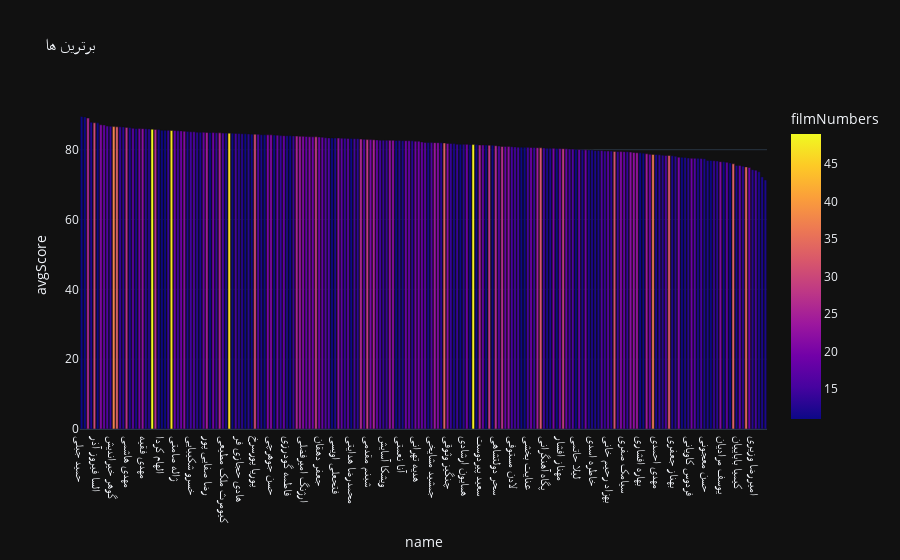

Notebook source saved alongside this figure:
### Code cell
fig = px.bar(df_actors.loc[df_actors['filmNumbers']>10],  x='name' , y='avgScore',title='برترین ها' , color='filmNumbers')
fig.show()

### Figure 1 — Plotly figure (JSON) as saved in the notebook; plotly's stock layout.template omitted (floating-point values rounded to 4 significant figures; data arrays with more than 128 entries replaced by an {"elided": "..."} marker saying what was removed)
{"data": [{"alignmentgroup": "True", "hovertemplate": "name=%{x}<br>avgScore=%{y}<br>filmNumbers=%{marker.color}<extra></extra>", "legendgroup": "", "marker": {"color": {"elided": "214 float values"}, "coloraxis": "coloraxis", "pattern": {"shape": ""}}, "name": "", "offsetgroup": "", "orientation": "v", "showlegend": false, "textposition": "auto", "x": {"elided": "214 str values"}, "xaxis": "x", "y": {"elided": "214 float values"}, "yaxis": "y", "type": "bar"}], "layout": {"xaxis": {"anchor": "y", "domain": [0.0, 1.0], "title": {"text": "name"}}, "yaxis": {"anchor": "x", "domain": [0.0, 1.0], "title": {"text": "avgScore"}}, "coloraxis": {"colorbar": {"title": {"text": "filmNumbers"}}, "colorscale": [[0.0, "#0d0887"], [0.1111, "#46039f"], [0.2222, "#7201a8"], [0.3333, "#9c179e"], [0.4444, "#bd3786"], [0.5556, "#d8576b"], [0.6667, "#ed7953"], [0.7778, "#fb9f3a"], [0.8889, "#fdca26"], [1.0, "#f0f921"]]}, "legend": {"tracegroupgap": 0}, "title": {"text": "برترین ها"}, "barmode": "relative"}}
